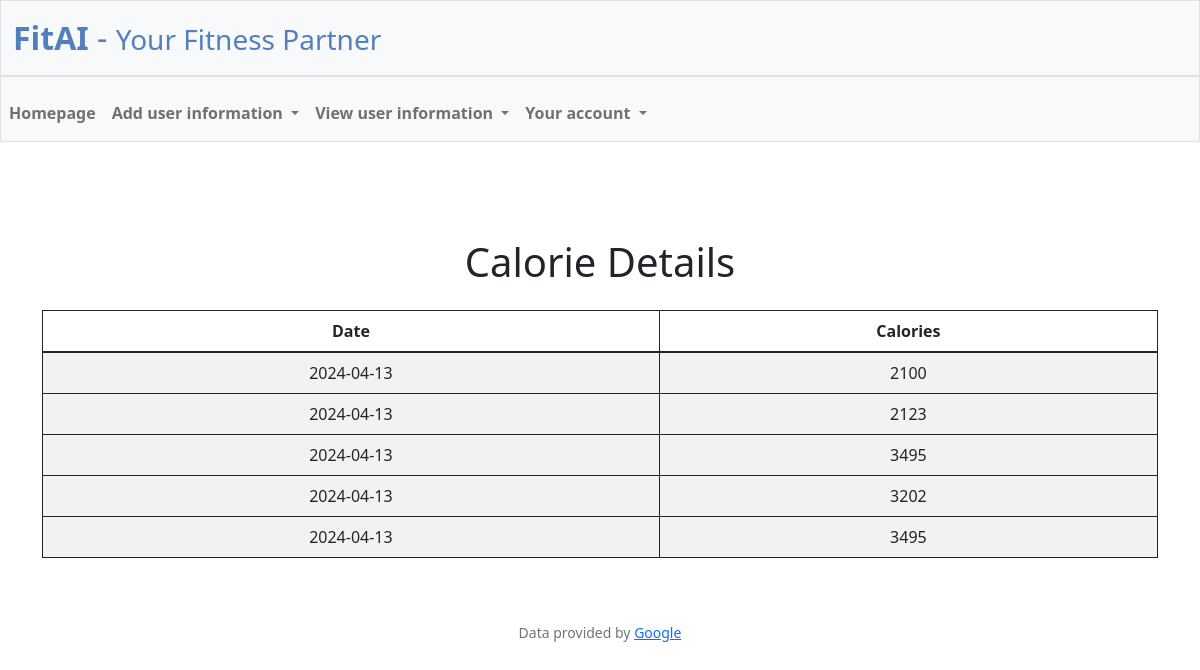
The page /view_calories (signed in) on the database as committed earlier.
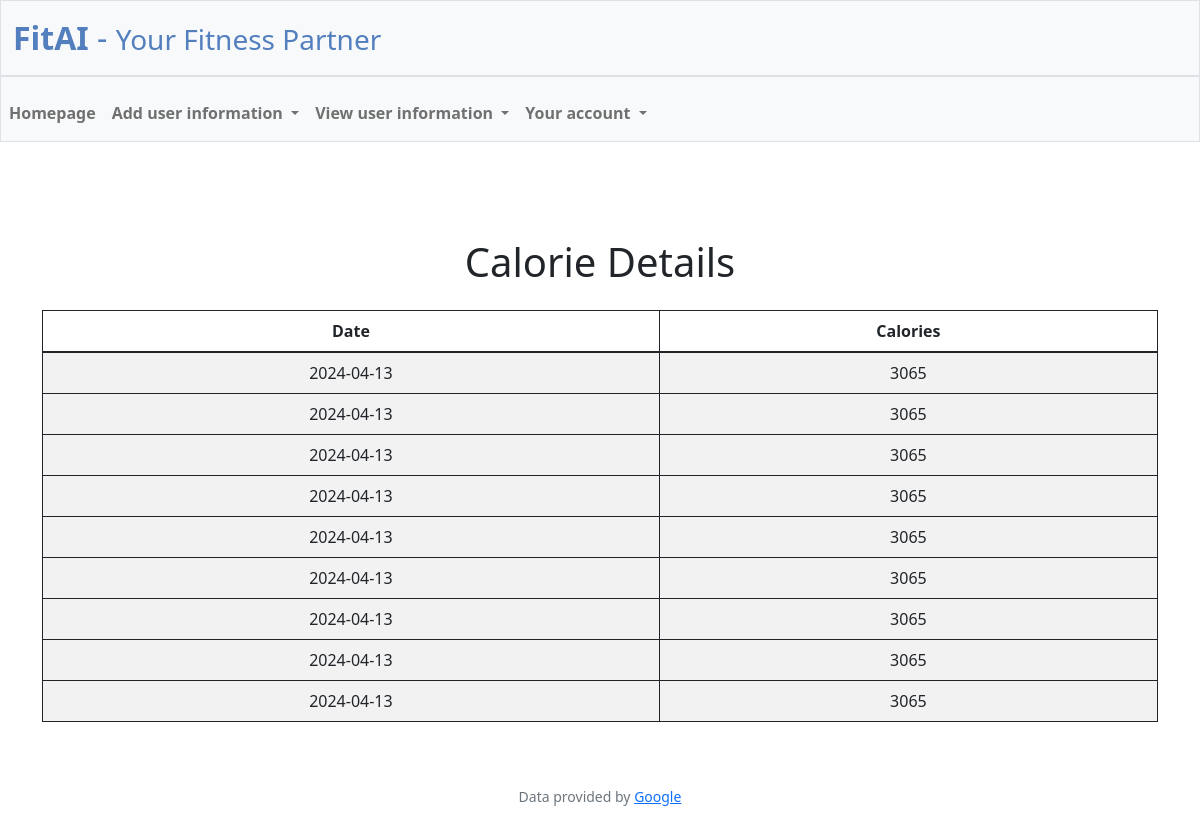
The same page on the database as committed later.
### tables this page shows
CREATE TABLE calorie_details (
    id INTEGER PRIMARY KEY AUTOINCREMENT,
    user_id INTEGER,
    calories INTEGER,
    date_log TEXT,
    FOREIGN KEY (user_id) REFERENCES user(id)
);

### app.py (the view)
@app.route("/view_calories")
@login_required
def view_calories():
    calorie_details = db.execute("SELECT * FROM calorie_details WHERE user_id = ?", session["user_id"])
    return render_template("view_calories.html", calorie_details=calorie_details)

### app.py (called while the page is built)
@app.after_request
def after_request(response):
    response.headers["Cache-Control"] = "no-cache, no-store, must-revalidate"
    response.headers["Expires"] = 0
    response.headers["Pragma"] = "no-cache"
    return response

### helpers.py (called while the page is built)
def login_required(f):
    @wraps(f)
    def decorated_function(*args, **kwargs):
        if session.get("user_id") is None:
            return redirect("/login")
        return f(*args, **kwargs)
    return decorated_function

### templates/view_calories.html (shortened to what this page needs)
{% extends "layout.html" %}
{% block main %}
<div class="container mt-5">
    <h1 class="text-center mb-4">Calorie Details</h1>
    <table class="table table-striped">
        <thead>
            <tr>
                <th>Date</th>
                <th>Calories</th>
            </tr>
        </thead>
        <tbody>
            {% for detail in calorie_details %}
            <tr>
                <td>{{ detail.date_log }}</td>
                <td>{{ detail.calories }}</td>
            </tr>
            {% endfor %}
        </tbody>
    </table>
</div>
{% endblock %}

### templates/layout.html (shortened to what this page needs)
<!DOCTYPE html>
<html lang="en">
    <head>
        <link href="https://cdn.jsdelivr.net/npm/bootstrap@5.1.3/dist/css/bootstrap.min.css" rel="stylesheet">
        <link href="/static/styles.css" rel="stylesheet">
    </head>
    <body>
        <nav class="bg-light border navbar navbar-expand-md navbar-light">
            <div class="container-fluid">
                <a class="navbar-brand" href="/"><span class="blue"><strong>FitAI</strong> - <small>Your Fitness Partner</small></span></a>
        </nav>
        {% if session["user_id"] %}
        <nav class="bg-light border navbar navbar-expand-md navbar-light">
                <div class="collapse navbar-collapse" id="navbar">
                        <ul class="navbar-nav me-auto mt-2">
                            <li class="nav-item"><a class="nav-link" href="/homepage"><strong>Homepage</strong></a></li>
                            <li class="nav-item dropdown">
                                <a class="nav-link dropdown-toggle" href="#" id="dataDropdown" role="button" data-bs-toggle="dropdown" aria-expanded="false">
                                    <strong>Add user information</strong>
                                </a>
                            </li>
                            <li class="nav-item dropdown">
                                <a class="nav-link dropdown-toggle" href="#" id="viewDropdown" role="button" data-bs-toggle="dropdown" aria-expanded="false">
                                    <strong>View user information</strong>
                                </a>
                            </li>
                            <li class="nav-item dropdown">
                                <a class="nav-link dropdown-toggle" href="#" id="accountDropdown" role="button" data-bs-toggle="dropdown" aria-expanded="false">
                                    <strong>Your account</strong>
                                </a>
                                    <li><a class="dropdown-item" href="/changepwd">Change Password</a></li></li>
                                </ul>
                </div>
        </nav>
        {% endif %}
        <main class="container-fluid py-5 text-center">
            {% block main %}{% endblock %}
        </main>
        <footer class="mb-5 small text-center text-muted">
            Data provided by <a href="https://google.com/">Google</a>
        </footer>
    </body>
</html>

### static/styles.css (style rules this page uses)
nav .navbar-brand { font-size: xx-large; }
nav .navbar-brand .blue { color: #537fbe; }
table, td, th { border: 1px solid; }
td { text-align: center; }
tr:nth-child(even) { background-color: #f2f2f2; }

Rows that differ between the two databases and show on the page:
changed calorie_details (number 1 of 9 on the later page): calories "2100" → "3065"
changed calorie_details (number 2 of 9 on the later page): calories "2123" → "3065"
changed calorie_details (number 3 of 9 on the later page): calories "3495" → "3065"
changed calorie_details (number 4 of 9 on the later page): calories "3202" → "3065"
changed calorie_details (number 5 of 9 on the later page): calories "3495" → "3065"
added calorie_details: date_log "2024-04-13", calories "3065"
added calorie_details: date_log "2024-04-13", calories "3065"
added calorie_details: date_log "2024-04-13", calories "3065"
added calorie_details: date_log "2024-04-13", calories "3065"
